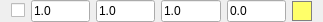
<?xml version="1.0" encoding="UTF-8"?>
<ui version="4.0">
 <class>LightSourceListElement</class>
 <widget class="QWidget" name="LightSourceListElement">
  <property name="geometry">
   <rect>
    <x>0</x>
    <y>0</y>
    <width>323</width>
    <height>22</height>
   </rect>
  </property>
  <property name="minimumSize">
   <size>
    <width>323</width>
    <height>22</height>
   </size>
  </property>
  <property name="windowTitle">
   <string>Form</string>
  </property>
  <layout class="QHBoxLayout" name="horizontalLayout">
   <property name="topMargin">
    <number>0</number>
   </property>
   <property name="bottomMargin">
    <number>0</number>
   </property>
   <item>
    <widget class="QCheckBox" name="lightSourceCheckBox">
     <property name="text">
      <string/>
     </property>
     <property name="checked">
      <bool>false</bool>
     </property>
    </widget>
   </item>
   <item>
    <widget class="QLineEdit" name="positionXLineEdit">
     <property name="toolTip">
      <string>&lt;html&gt;&lt;head/&gt;&lt;body&gt;&lt;p&gt;X-Coordinate of the position of the selected object.&lt;/p&gt;&lt;/body&gt;&lt;/html&gt;</string>
     </property>
     <property name="text">
      <string>1.0</string>
     </property>
    </widget>
   </item>
   <item>
    <widget class="QLineEdit" name="positionYLineEdit">
     <property name="toolTip">
      <string>&lt;html&gt;&lt;head/&gt;&lt;body&gt;&lt;p&gt;Y-Coordinate of the position of the selected object.&lt;/p&gt;&lt;/body&gt;&lt;/html&gt;</string>
     </property>
     <property name="text">
      <string>1.0</string>
     </property>
    </widget>
   </item>
   <item>
    <widget class="QLineEdit" name="positionZLineEdit">
     <property name="toolTip">
      <string>&lt;html&gt;&lt;head/&gt;&lt;body&gt;&lt;p&gt;Z-Coordinate of the position of the selected object.&lt;/p&gt;&lt;/body&gt;&lt;/html&gt;</string>
     </property>
     <property name="text">
      <string>1.0</string>
     </property>
    </widget>
   </item>
   <item>
    <widget class="QLineEdit" name="distanceLineEdit">
     <property name="toolTip">
      <string>&lt;html&gt;&lt;head/&gt;&lt;body&gt;&lt;p&gt;Divider for the distance (1/w).&lt;/p&gt;&lt;p&gt;0 = infinity&lt;/p&gt;&lt;p&gt;&lt;br/&gt;&lt;/p&gt;&lt;/body&gt;&lt;/html&gt;</string>
     </property>
     <property name="text">
      <string>0.0</string>
     </property>
    </widget>
   </item>
   <item>
    <widget class="QPushButton" name="colorButton">
     <property name="enabled">
      <bool>true</bool>
     </property>
     <property name="maximumSize">
      <size>
       <width>20</width>
       <height>20</height>
      </size>
     </property>
     <property name="baseSize">
      <size>
       <width>20</width>
       <height>20</height>
      </size>
     </property>
     <property name="toolTip">
      <string>&lt;html&gt;&lt;head/&gt;&lt;body&gt;&lt;p&gt;click to open the color picker to choose a lightcolor.&lt;/p&gt;&lt;/body&gt;&lt;/html&gt;</string>
     </property>
     <property name="styleSheet">
      <string notr="true">background-color: rgb(255, 255, 105);
border: 1px solid gray;</string>
     </property>
     <property name="text">
      <string/>
     </property>
     <property name="iconSize">
      <size>
       <width>20</width>
       <height>20</height>
      </size>
     </property>
    </widget>
   </item>
  </layout>
 </widget>
 <resources/>
 <connections/>
</ui>
